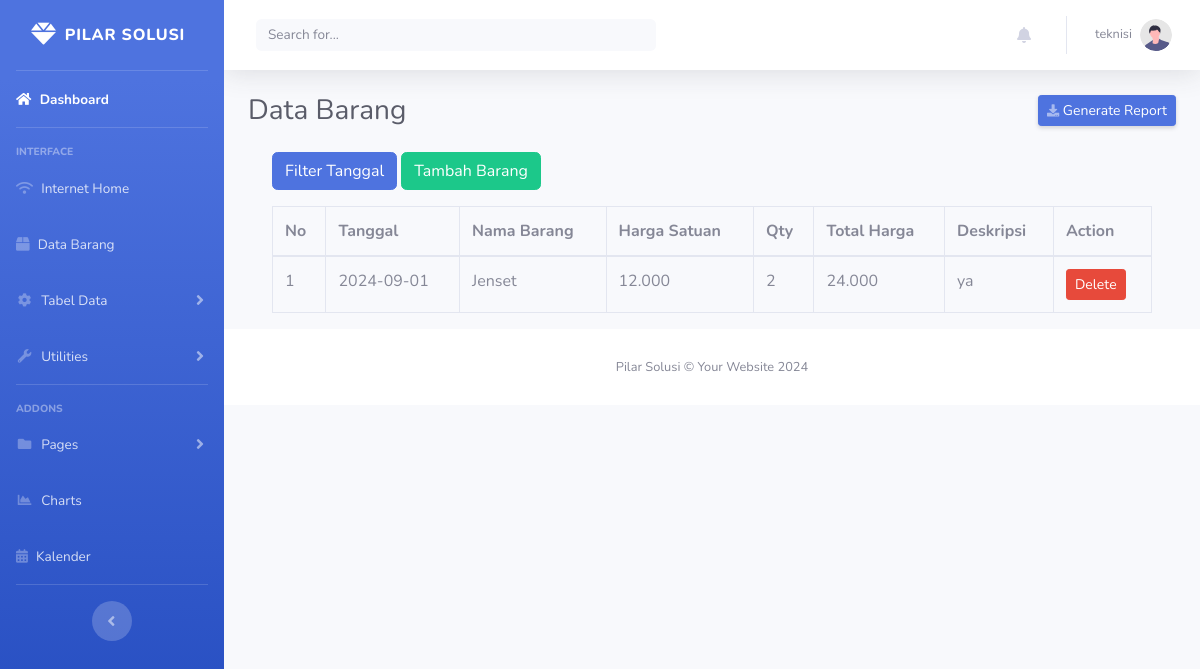
/data_barang.php (signed in), run on the app's committed database.
### tables this page shows
CREATE TABLE `user` (
  `id` int(11) NOT NULL,
  `username` varchar(50) NOT NULL,
  `password` varchar(255) NOT NULL,
  `role` enum('admin','manajemen','teknisi') NOT NULL
);

CREATE TABLE `barang` (
  `id` int(11) NOT NULL,
  `tanggal` date NOT NULL,
  `nama_barang` varchar(255) NOT NULL,
  `harga_satuan` varchar(1000) NOT NULL,
  `qty` int(11) NOT NULL,
  `total_harga` varchar(1000) GENERATED ALWAYS AS (`harga_satuan` * `qty`) STORED,
  `deskripsi` text DEFAULT NULL
);

### data_barang.php (the view, shortened to what this page needs)
<?php
$conn = new mysqli("localhost", "root", "", "pilarapp");
$dataBarang = [];
if ($_SERVER['REQUEST_METHOD'] == 'POST' && isset($_POST['filter'])) {
    $startDate = test_input($_POST['startDate']);
    $endDate = test_input($_POST['endDate']);
    if (!empty($startDate) && !empty($endDate)) {
        $stmt = $conn->prepare("SELECT * FROM barang WHERE tanggal BETWEEN ? AND ? ORDER BY tanggal DESC");
        $stmt->bind_param("ss", $startDate, $endDate);
        $stmt->execute();
        $result = $stmt->get_result();
    } else {
        echo "Tanggal mulai dan akhir harus diisi.";
    }
} else {
    $result = $conn->query("SELECT * FROM barang ORDER BY tanggal DESC");
}
if ($result && $result->num_rows > 0) {
    while ($row = $result->fetch_assoc()) {
        $dataBarang[] = $row;
    }
} else {
    $dataBarang = [];
}
$id = $_SESSION['id'];
$query = "SELECT username FROM user WHERE id = ?";
$stmt = $conn->prepare($query);
$stmt->bind_param("i", $id);
$stmt->execute();
$stmt->bind_result($username);
?>
<!DOCTYPE html>
<html lang="en">
<head>
    <link rel="stylesheet" href="https://cdnjs.cloudflare.com/ajax/libs/font-awesome/6.0.0-beta3/css/all.min.css">
    <link href="vendor/fontawesome-free/css/all.min.css" rel="stylesheet" type="text/css">
    <link href="css/sb-admin-2.min.css" rel="stylesheet">
</head>
<body id="page-top">
    <div id="wrapper">
        <ul class="navbar-nav bg-gradient-primary sidebar sidebar-dark accordion" id="accordionSidebar">
            <a class="sidebar-brand d-flex align-items-center justify-content-center" href="index.html">
                <div class="sidebar-brand-icon">
                <i class="fa-solid fa-gem" style="font-size: 25px;"></i>
                </div>
                <div class="sidebar-brand-text mx-2">Pilar solusi</div>
            </a>
            <hr class="sidebar-divider my-0">
            <li class="nav-item active">
                <a class="nav-link" href="index.php">
                    <i class="fa fa-home"></i>
                    <span>Dashboard</span></a>
            </li>
            <hr class="sidebar-divider">
            <div class="sidebar-heading">
                Interface
            </div>
            <li class="nav-item">
                <a class="nav-link" href="internet_home.php">
                <i class="fa-solid fa-wifi"></i>
                    <span>Internet Home</span></a>
            </li>
            <li class="nav-item">
                <a class="nav-link" href="data_barang.php">
                <i class="fas fa-box"></i>
                    <span>Data Barang</span></a>
            </li>
            <li class="nav-item">
                <a class="nav-link collapsed" href="#" data-toggle="collapse" data-target="#collapseTwo"
                    aria-expanded="true" aria-controls="collapseTwo">
                    <i class="fas fa-fw fa-cog"></i>
                    <span>Tabel Data</span>
                </a>
            </li>
            <li class="nav-item">
                <a class="nav-link collapsed" href="#" data-toggle="collapse" data-target="#collapseUtilities"
                    aria-expanded="true" aria-controls="collapseUtilities">
                    <i class="fas fa-fw fa-wrench"></i>
                    <span>Utilities</span>
                </a>
            </li>
            <hr class="sidebar-divider">
            <div class="sidebar-heading">
                Addons
            </div>
            <li class="nav-item">
                <a class="nav-link collapsed" href="#" data-toggle="collapse" data-target="#collapsePages"
                    aria-expanded="true" aria-controls="collapsePages">
                    <i class="fas fa-fw fa-folder"></i>
                    <span>Pages</span>
                </a>
            </li>
            <li class="nav-item">
                <a class="nav-link" href="charts.html">
                    <i class="fas fa-fw fa-chart-area"></i>
                    <span>Charts</span></a>
            </li>
             <li class="nav-item">
                <a class="nav-link" href="kalender.php">
                    <i class="fa-solid fa-calendar-days"></i>
                    <span>Kalender</span></a>
            </li>
            <hr class="sidebar-divider d-none d-md-block">
            <div class="text-center d-none d-md-inline">
                <button class="rounded-circle border-0" id="sidebarToggle"></button>
            </div>
        </ul>
        <div id="content-wrapper" class="d-flex flex-column">
            <div id="content">
                <nav class="navbar navbar-expand navbar-light bg-white topbar mb-4 static-top shadow">
                    <form
                        class="d-none d-sm-inline-block form-inline mr-auto ml-md-3 my-2 my-md-0 mw-100 navbar-search">
                        <div class="input-group">
                            <input type="text" class="form-control bg-light border-0 small" placeholder="Search for..."
                                aria-label="Search" aria-describedby="basic-addon2" id="search">
                        </div>
                    </form>
                    <ul class="navbar-nav ml-auto">
                        <li class="nav-item dropdown no-arrow mx-1">
    <a class="nav-link dropdown-toggle" href="#" id="alertsDropdown" role="button" data-toggle="dropdown" aria-haspopup="true" aria-expanded="false">
        <i class="fas fa-bell fa-fw"></i>
    </a>
</li>
                        <li class="nav-item dropdown no-arrow">
    <a class="nav-link dropdown-toggle" id="userDropdown" role="button"
        data-toggle="dropdown" aria-haspopup="true" aria-expanded="false">
        <span class="mr-2 d-none d-lg-inline text-gray-600 small"><?php echo htmlspecialchars($username); ?></span>
        <img class="img-profile rounded-circle"
        src="img/undraw_profile.svg">
    </a>
</li>
                    </ul>
                </nav>
                <div class="container-fluid">
                    <div class="d-sm-flex align-items-center justify-content-between mb-4">
                        <h1 class="h3 mb-0 text-gray-800">Data Barang</h1>
                        <a href="#" class="d-none d-sm-inline-block btn btn-sm btn-primary shadow-sm">
                            <i class="fas fa-download fa-sm text-white-50"></i> Generate Report</a>
                    </div>
                    <div class="container">
    <button class="btn btn-primary" data-toggle="modal" data-target="#filterModal">Filter Tanggal</button>
    <button class="btn btn-success" data-toggle="modal" data-target="#tambahBarangModal">Tambah Barang</button>
    <div class="table-responsive mt-3">
        <table class="table table-bordered" id="barangTable">
            <thead>
                <tr>
                    <th>No</th>
                    <th>Tanggal</th>
                    <th>Nama Barang</th>
                    <th>Harga Satuan</th>
                    <th>Qty</th>
                    <th>Total Harga</th>
                    <th>Deskripsi</th>
                    <th>Action</th>
                </tr>
            </thead>
            <tbody>
                <?php
                if (!empty($dataBarang)) {
                    $no = 1;
                    foreach ($dataBarang as $row) {
                        echo "<tr>";
                        echo "<td>" . $no++ . "</td>";
                        echo "<td>" . $row['tanggal'] . "</td>";
                        echo "<td>" . $row['nama_barang'] . "</td>";
                        echo "<td>" . number_format($row['harga_satuan'], 0, ',', '.') . "</td>";
                        echo "<td>" . $row['qty'] . "</td>";
                        echo "<td>" . number_format($row['total_harga'], 0, ',', '.') . "</td>";
                        echo "<td>" . $row['deskripsi'] . "</td>";
                        echo "<td>
                            <form method='POST' style='display:inline;' onsubmit='return confirmDelete();'>
                                <input type='hidden' name='barang_id' value='" . $row['id'] . "'>
                                <button type='submit' name='deleteBarang' class='btn btn-danger btn-sm'>Delete</button>
                            </form>
                        </td>";
                        echo "</tr>";
                    }
                } else {
                    echo "<tr><td colspan='8'>Tidak ada data barang</td></tr>";
                }
                ?>
            </tbody>
        </table>
    </div>
</div>
</div>
            <footer class="sticky-footer bg-white">
                <div class="container my-auto">
                    <div class="copyright text-center my-auto">
                        <span>Pilar Solusi &copy; Your Website 2024</span>
                    </div>
                </div>
            </footer>
        </div>
    </div>
</body>
</html>

### data on the page
user: username "teknisi"
barang: tanggal "2024-09-01", nama_barang "Jenset", harga_satuan "12.000", qty "2", total_harga "24.000", deskripsi "ya"
